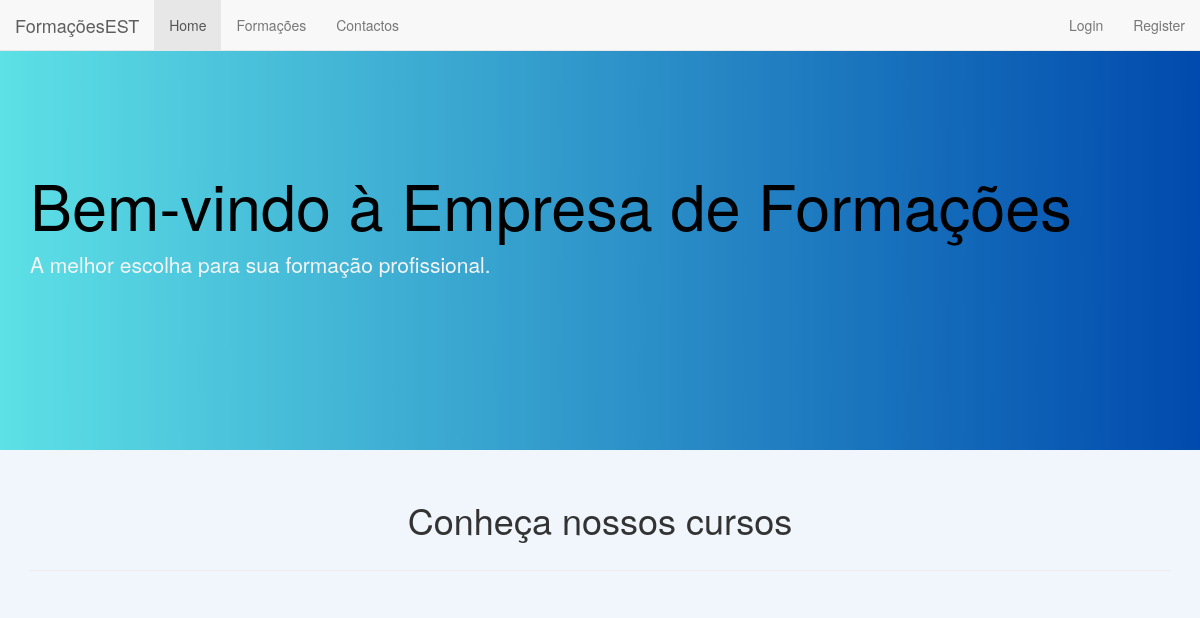
The app's page /paginas/home.php, older data.
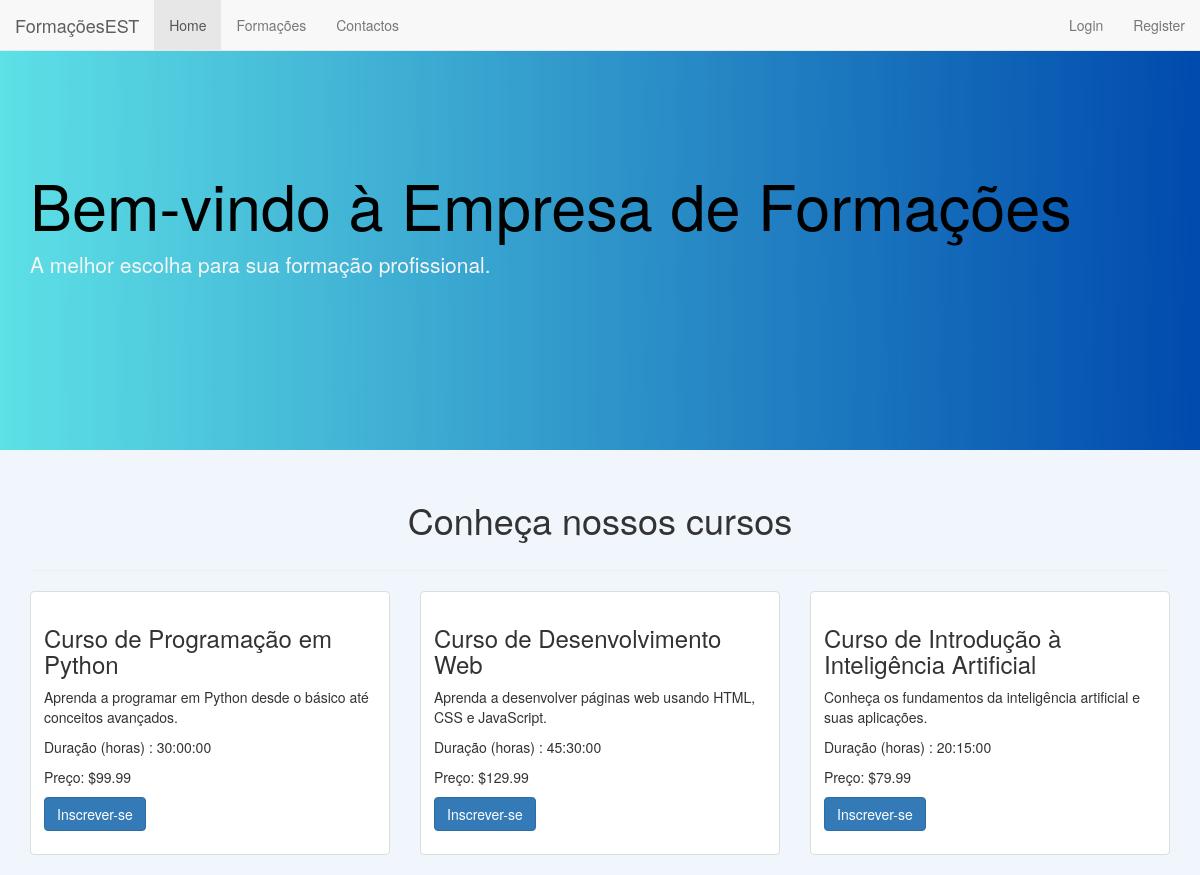
The same page, newer data.
### tables this page shows
CREATE TABLE `curso` (
  `id_curso` int(11) NOT NULL,
  `descricao` varchar(100) NOT NULL,
  `duracao` time NOT NULL,
  `preco` decimal(8,2) DEFAULT NULL,
  `nome` varchar(60) DEFAULT NULL
);

### paginas/home.php (the view, shortened to what this page needs)
<!DOCTYPE html>
<html lang="pt">
<head>
    <link rel="stylesheet" href="bootstrap.min.css" media="screen">
</head>
<body>
    <nav class="navbar navbar-default navbar-fixed-top">
        <div class="container-fluid">
            <div class="navbar-header">
                <a class="navbar-brand" href="#"><span>FormaçõesEST</span></a>
            </div>
            <div class="collapse navbar-collapse" id="menu-drop">
                <ul class="nav navbar-nav">
                    <li class="active"><a href="#">Home <span class="sr-only">(current)</span></a></li>
                    <li><a href="">Formações</a></li>
                    <li><a href="">Contactos</a></li>
                </ul>
                <ul class="nav navbar-nav navbar-right">
                    <?php
                    if(!isset($_SESSION['estaLogado'])){
                        echo ( '<li><a href="login.php">Login</a></li>');
                    } else {
                        echo ( '<li><a href="logout.php">Logout</a></li>');
                    }
                    ?>
                    <li><a href="#">Register</a></li>
                </ul>
            </div>
        </div>
    </nav>
    <div class="jumbotron">
        <div class="container" id="main-banner">
            <h1 style="color: black;">Bem-vindo à Empresa de Formações</h1>
            <p>A melhor escolha para sua formação profissional.</p>
        </div>
    </div>
    <div class="container">
        <div class="text-center">
            <h1 class="display-3">Conheça nossos cursos</h1>
        </div>
    </div>
    <div class="container">
        <hr>
        <div class="row">
            <?php
                $sql="select nome,descricao, duracao, preco from curso";
                $result = mysqli_query($conn,$sql);
                if($result){
                    if(mysqli_num_rows($result)>0){
                        while($row = mysqli_fetch_assoc($result)){
                            echo (
                                "<div class='col-md-4'>
                                    <div class='thumbnail'>
                                        <div class='caption'>
                                            <h3>".$row['nome'] ."</h3>
                                            <p>".$row['descricao']."</p>
                                            <p>Duração (horas) : ". $row['duracao']." </p>
                                            <p>Preço: $".$row['preco']."</p>
                                            <p><a href='#' class='btn btn-primary' role='button'>Inscrever-se</a></p>
                                        </div>
                                    </div>
                                </div>"
                            );
                        }
                    }
                }
            ?>
        </div>
    </div>
</body>
</html>

### paginas/home.php (style rules this page uses)
body { padding-top: 50px; background-color: #f0f6fc; }
.jumbotron { background-image: url(main_banner.jpg); background-position: center; background-repeat: no-repeat; background-size: cover; height: 400px; padding-top: 100px; }
#main-banner> p { color: whitesmoke; }

Row changes from the older to the newer data that the page shows:
added curso: nome "Curso de Programação em Python", descricao "Aprenda a programar em Python desde o básico até conceitos avançados.", duracao "30:00:00", preco "99.99"
added curso: nome "Curso de Desenvolvimento Web", descricao "Aprenda a desenvolver páginas web usando HTML, CSS e JavaScript.", duracao "45:30:00", preco "129.99"
added curso: nome "Curso de Introdução à Inteligência Artificial", descricao "Conheça os fundamentos da inteligência artificial e suas aplicações.", duracao "20:15:00", preco "79.99"
